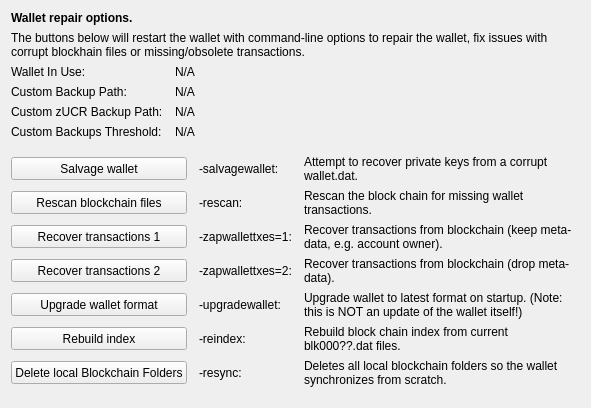
     <widget class="QWidget" name="tab_repair">
      <attribute name="title">
       <string>&amp;Wallet Repair</string>
      </attribute>
      <layout class="QGridLayout" name="gridLayout_4" columnstretch="0,0,0,0">
       <property name="horizontalSpacing">
        <number>12</number>
       </property>
       <item row="0" column="0" colspan="4">
        <widget class="QLabel" name="label_repair_header">
         <property name="font">
          <font>
           <weight>75</weight>
           <bold>true</bold>
          </font>
         </property>
         <property name="text">
          <string>Wallet repair options.</string>
         </property>
        </widget>
       </item>
       <item row="1" column="0" colspan="4">
        <widget class="QLabel" name="label_repair_helptext">
         <property name="font">
          <font>
           <weight>50</weight>
           <bold>false</bold>
          </font>
         </property>
         <property name="text">
          <string>The buttons below will restart the wallet with command-line options to repair the wallet, fix issues with corrupt blockhain files or missing/obsolete transactions.</string>
         </property>
         <property name="wordWrap">
          <bool>true</bool>
         </property>
        </widget>
       </item>
       <item row="2" column="0">
        <widget class="QLabel" name="wallet_path_label">
         <property name="text">
          <string>Wallet In Use:</string>
         </property>
        </widget>
       </item>
       <item row="2" column="1" colspan="3">
        <widget class="QLabel" name="wallet_path">
         <property name="cursor">
          <cursorShape>IBeamCursor</cursorShape>
         </property>
         <property name="text">
          <string>N/A</string>
         </property>
         <property name="textFormat">
          <enum>Qt::PlainText</enum>
         </property>
         <property name="textInteractionFlags">
          <set>Qt::LinksAccessibleByMouse|Qt::TextSelectableByKeyboard|Qt::TextSelectableByMouse</set>
         </property>
        </widget>
       </item>
       <item row="3" column="0">
        <widget class="QLabel" name="wallet_custombackuppath_label">
         <property name="text">
          <string>Custom Backup Path:</string>
         </property>
         <property name="visible">
          <bool>false</bool>
         </property>
        </widget>
       </item>
       <item row="3" column="1" colspan="3">
        <widget class="QLabel" name="wallet_custombackuppath">
         <property name="cursor">
          <cursorShape>IBeamCursor</cursorShape>
         </property>
         <property name="text">
          <string>N/A</string>
         </property>
         <property name="textFormat">
          <enum>Qt::PlainText</enum>
         </property>
         <property name="textInteractionFlags">
          <set>Qt::LinksAccessibleByMouse|Qt::TextSelectableByKeyboard|Qt::TextSelectableByMouse</set>
         </property>
         <property name="visible">
          <bool>false</bool>
         </property>
        </widget>
       </item>
       <item row="4" column="0">
        <widget class="QLabel" name="wallet_customzclrbackuppath_label">
         <property name="text">
          <string>Custom zUCR Backup Path:</string>
         </property>
         <property name="visible">
          <bool>false</bool>
         </property>
        </widget>
       </item>
       <item row="4" column="1" colspan="3">
        <widget class="QLabel" name="wallet_customzclrbackuppath">
         <property name="cursor">
          <cursorShape>IBeamCursor</cursorShape>
         </property>
         <property name="text">
          <string>N/A</string>
         </property>
         <property name="textFormat">
          <enum>Qt::PlainText</enum>
         </property>
         <property name="textInteractionFlags">
          <set>Qt::LinksAccessibleByMouse|Qt::TextSelectableByKeyboard|Qt::TextSelectableByMouse</set>
         </property>
         <property name="visible">
          <bool>false</bool>
         </property>
        </widget>
       </item>
       <item row="5" column="0">
        <widget class="QLabel" name="wallet_custombackupthreshold_label">
         <property name="text">
          <string>Custom Backups Threshold:</string>
         </property>
         <property name="visible">
          <bool>false</bool>
         </property>
        </widget>
       </item>
       <item row="5" column="1" colspan="3">
        <widget class="QLabel" name="wallet_custombackupthreshold">
         <property name="cursor">
          <cursorShape>IBeamCursor</cursorShape>
         </property>
         <property name="text">
          <string>N/A</string>
         </property>
         <property name="textFormat">
          <enum>Qt::PlainText</enum>
         </property>
         <property name="textInteractionFlags">
          <set>Qt::LinksAccessibleByMouse|Qt::TextSelectableByKeyboard|Qt::TextSelectableByMouse</set>
         </property>
         <property name="visible">
          <bool>false</bool>
         </property>
        </widget>
       </item>
       <item row="6" column="0">
        <spacer name="verticalSpacer_repair1">
         <property name="orientation">
          <enum>Qt::Vertical</enum>
         </property>
         <property name="sizeHint" stdset="0">
          <size>
           <width>10</width>
           <height>10</height>
          </size>
         </property>
        </spacer>
       </item>
       <item row="7" column="0" colspan="2">
        <widget class="QPushButton" name="btn_salvagewallet">
         <property name="minimumSize">
          <size>
           <width>100</width>
           <height>23</height>
          </size>
         </property>
         <property name="text">
          <string>Salvage wallet</string>
         </property>
        </widget>
       </item>
       <item row="7" column="2">
        <widget class="QLabel" name="label_repair_salvage_command">
         <property name="text">
          <string notr="true">-salvagewallet:</string>
         </property>
        </widget>
       </item>
       <item row="7" column="3">
        <widget class="QLabel" name="label_repair_salvage">
         <property name="text">
          <string>Attempt to recover private keys from a corrupt wallet.dat.</string>
         </property>
         <property name="wordWrap">
          <bool>true</bool>
         </property>
        </widget>
       </item>
       <item row="8" column="0" colspan="2">
        <widget class="QPushButton" name="btn_rescan">
         <property name="minimumSize">
          <size>
           <width>100</width>
           <height>23</height>
          </size>
         </property>
         <property name="text">
          <string>Rescan blockchain files</string>
         </property>
        </widget>
       </item>
       <item row="8" column="2">
        <widget class="QLabel" name="label_repair_rescan_command">
         <property name="text">
          <string notr="true">-rescan:</string>
         </property>
        </widget>
       </item>
       <item row="8" column="3">
        <widget class="QLabel" name="label_repair_rescan">
         <property name="text">
          <string>Rescan the block chain for missing wallet transactions.</string>
         </property>
         <property name="wordWrap">
          <bool>true</bool>
         </property>
        </widget>
       </item>
       <item row="9" column="0" colspan="2">
        <widget class="QPushButton" name="btn_zapwallettxes1">
         <property name="minimumSize">
          <size>
           <width>100</width>
           <height>23</height>
          </size>
         </property>
         <property name="text">
          <string>Recover transactions 1</string>
         </property>
        </widget>
       </item>
       <item row="9" column="2">
        <widget class="QLabel" name="label_repair_zap1_command">
         <property name="text">
          <string notr="true">-zapwallettxes=1:</string>
         </property>
        </widget>
       </item>
       <item row="9" column="3">
        <widget class="QLabel" name="label_repair_zap1">
         <property name="text">
          <string>Recover transactions from blockchain (keep meta-data, e.g. account owner).</string>
         </property>
         <property name="wordWrap">
          <bool>true</bool>
         </property>
        </widget>
       </item>
       <item row="10" column="0" colspan="2">
        <widget class="QPushButton" name="btn_zapwallettxes2">
         <property name="minimumSize">
          <size>
           <width>100</width>
           <height>23</height>
          </size>
         </property>
         <property name="text">
          <string>Recover transactions 2</string>
         </property>
        </widget>
       </item>
       <item row="10" column="2">
        <widget class="QLabel" name="label_repair_zap2_command">
         <property name="text">
          <string notr="true">-zapwallettxes=2:</string>
         </property>
        </widget>
       </item>
       <item row="10" column="3">
        <widget class="QLabel" name="label_repair_zap2">
         <property name="text">
          <string>Recover transactions from blockchain (drop meta-data).</string>
         </property>
         <property name="wordWrap">
          <bool>true</bool>
         </property>
        </widget>
       </item>
       <item row="11" column="0" colspan="2">
        <widget class="QPushButton" name="btn_upgradewallet">
         <property name="minimumSize">
          <size>
           <width>100</width>
           <height>23</height>
          </size>
         </property>
         <property name="text">
          <string>Upgrade wallet format</string>
         </property>
        </widget>
       </item>
       <item row="11" column="2">
        <widget class="QLabel" name="label_repair_upgrade_command">
         <property name="text">
          <string notr="true">-upgradewallet:</string>
         </property>
        </widget>
       </item>
       <item row="11" column="3">
        <widget class="QLabel" name="label_repair_upgrade">
         <property name="text">
          <string>Upgrade wallet to latest format on startup. (Note: this is NOT an update of the wallet itself!)</string>
         </property>
         <property name="wordWrap">
          <bool>true</bool>
         </property>
        </widget>
       </item>
       <item row="12" column="0" colspan="2">
        <widget class="QPushButton" name="btn_reindex">
         <property name="minimumSize">
          <size>
           <width>100</width>
           <height>23</height>
          </size>
         </property>
         <property name="text">
          <string>Rebuild index</string>
         </property>
        </widget>
       </item>
       <item row="12" column="2">
        <widget class="QLabel" name="label_repair_reindex_command">
         <property name="text">
          <string notr="true">-reindex:</string>
         </property>
        </widget>
       </item>
       <item row="12" column="3">
        <widget class="QLabel" name="label_repair_reindex">
         <property name="text">
          <string>Rebuild block chain index from current blk000??.dat files.</string>
         </property>
         <property name="wordWrap">
          <bool>true</bool>
         </property>
        </widget>
       </item>
       <item row="13" column="0" colspan="2">
        <widget class="QPushButton" name="btn_resync">
         <property name="minimumSize">
          <size>
           <width>100</width>
           <height>23</height>
          </size>
         </property>
         <property name="text">
          <string>Delete local Blockchain Folders</string>
         </property>
        </widget>
       </item>
       <item row="13" column="2">
        <widget class="QLabel" name="label_repair_resync_command">
         <property name="text">
          <string>-resync:</string>
         </property>
        </widget>
       </item>
       <item row="13" column="3">
        <widget class="QLabel" name="label_repair_resync">
         <property name="text">
          <string>Deletes all local blockchain folders so the wallet synchronizes from scratch.</string>
         </property>
         <property name="wordWrap">
          <bool>true</bool>
         </property>
        </widget>
       </item>
       <item row="14" column="0">
        <spacer name="verticalSpacer_repair2">
         <property name="orientation">
          <enum>Qt::Vertical</enum>
         </property>
         <property name="sizeHint" stdset="0">
          <size>
           <width>20</width>
           <height>10</height>
          </size>
         </property>
        </spacer>
       </item>
      </layout>
     </widget>
